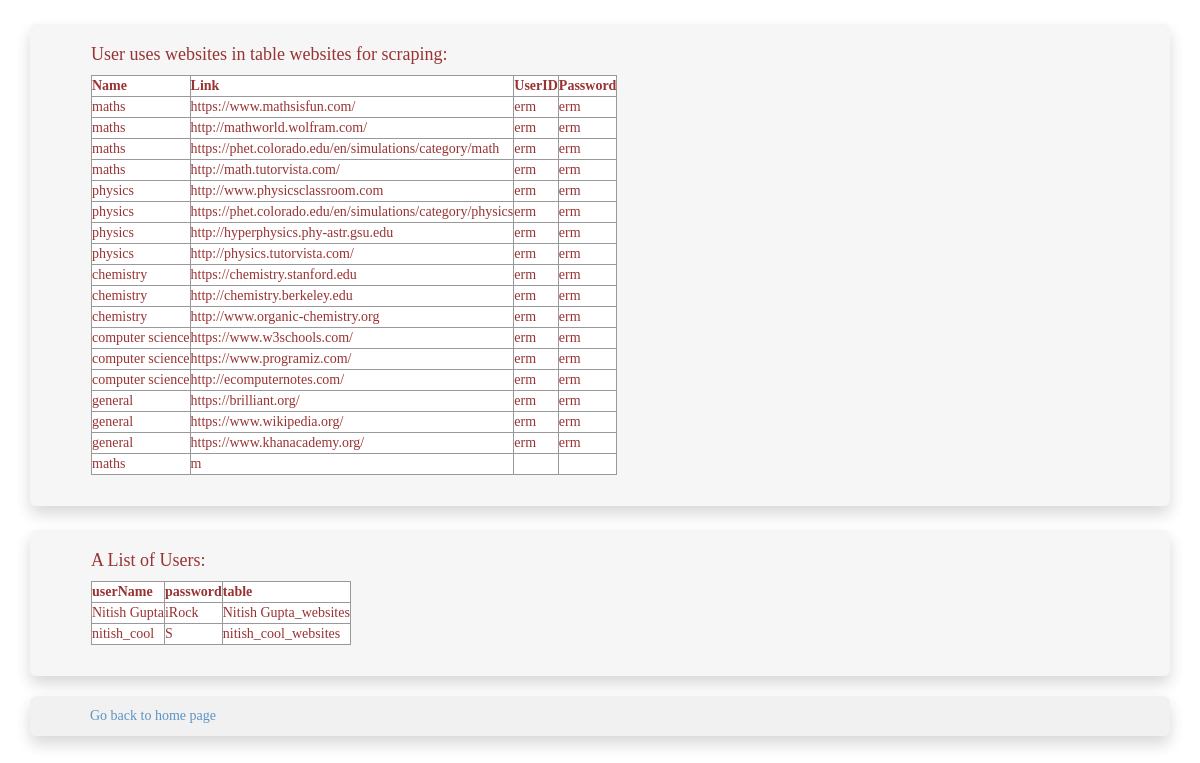
The page /listing on the database as committed earlier.
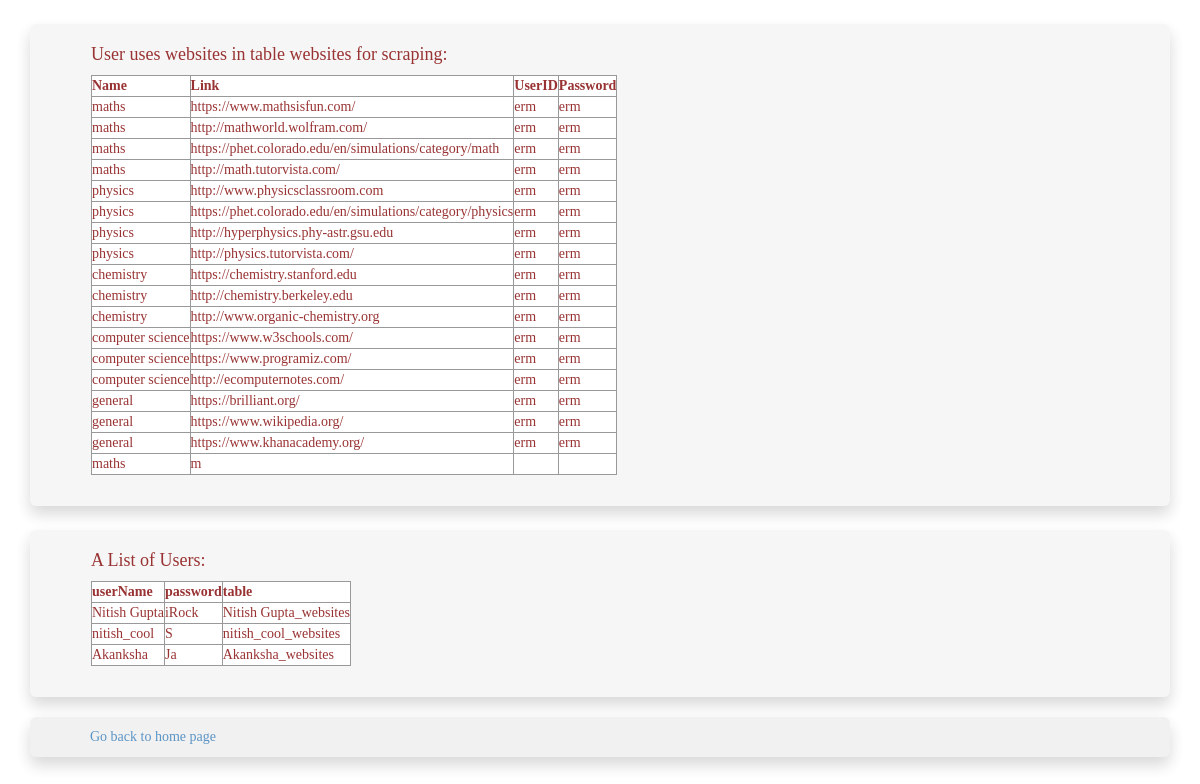
The same page on the database as committed later.
### tables this page shows
CREATE TABLE [websites](name TEXT, link TEXT PRIMARY KEY, uid TEXT, pw TEXT);

CREATE TABLE listOfUsers(usrname TEXT PRIMARY KEY, pword TEXT, tname TEXT);

### NotesPro.py (the view)
@app.route('/listing')
def listing(user=user):
    user = getUser()
    con = sql.connect("database.db")
    con.row_factory = sql.Row
    cur = con.cursor()
    cur.execute("select * from [" +user.table+ "]")
    rowsWebsites = cur.fetchall()
    cur.execute("select * from listOfUsers")
    rowsUsers = cur.fetchall()
    return render_template("listing.html",rowsWebsites = rowsWebsites, rowsUsers=rowsUsers, table=user.description())

### NotesPro.py (called while the page is built)
def getUser():
    global user
    return user

### userClass.py (called while the page is built)
    def description(self):
        desc_str = "%s uses websites in table %s for scraping" % (self.userName, self.table)
        return desc_str

### templates/listing.html (shortened to what this page needs)
<!DOCTYPE html>
<html lang="en">
<link rel="stylesheet" href="https://maxcdn.bootstrapcdn.com/bootstrap/3.3.7/css/bootstrap.min.css">
<body>
<div class="container">
 <div class="jumbotron panel">
    <h4>{{ table }}: </h4>
    <table border = 1 cellpadding=10>
        <thead>
           <td>Name</td>
           <td>Link</td>
           <td>UserID</td>
           <td>Password</td>
        </thead>
        {% for row in rowsWebsites %}
           <tr class = "tableformat">
              <td>{{row["name"]}}</td>
              <td>{{row["link"]}}</td>
              <td>{{ row["uid"]}}</td>
              <td>{{row['pw']}}</td>
           </tr>
        {% endfor %}
     </table>
     <br>
 </div>
 <div class="jumbotron panel">
     <h4>A List of Users: </h4>
     <table border = 1 cellpadding=10>
            <thead>
               <td>userName</td>
               <td>password</td>
               <td>table</td>
            </thead>
            {% for row in rowsUsers %}
               <tr class = "tableformat">
                  <td>{{row["usrname"]}}</td>
                  <td>{{row["pword"]}}</td>
                  <td>{{ row["tname"]}}</td>
               </tr>
            {% endfor %}
    </table>
    <br>
 </div>
 <div class="jumbotron">
     <a href = "/">Go back to home page</a>
</div>
</div>
</body>
</html>

Rows that differ between the two databases and show on the page:
added listOfUsers: usrname "Akanksha", pword "Ja", tname "Akanksha_websites"
